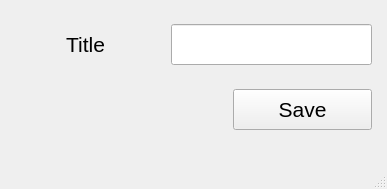
<?xml version="1.0" encoding="UTF-8"?>
<ui version="4.0">
 <class>MainWindow</class>
 <widget class="QMainWindow" name="MainWindow">
  <property name="geometry">
   <rect>
    <x>0</x>
    <y>0</y>
    <width>387</width>
    <height>189</height>
   </rect>
  </property>
  <property name="minimumSize">
   <size>
    <width>387</width>
    <height>189</height>
   </size>
  </property>
  <property name="maximumSize">
   <size>
    <width>387</width>
    <height>189</height>
   </size>
  </property>
  <property name="windowTitle">
   <string>MainWindow</string>
  </property>
  <property name="styleSheet">
   <string notr="true"/>
  </property>
  <widget class="QWidget" name="centralwidget">
   <widget class="QPushButton" name="btn_save">
    <property name="geometry">
     <rect>
      <x>233</x>
      <y>89</y>
      <width>139</width>
      <height>41</height>
     </rect>
    </property>
    <property name="sizePolicy">
     <sizepolicy hsizetype="Fixed" vsizetype="Fixed">
      <horstretch>0</horstretch>
      <verstretch>0</verstretch>
     </sizepolicy>
    </property>
    <property name="minimumSize">
     <size>
      <width>0</width>
      <height>0</height>
     </size>
    </property>
    <property name="maximumSize">
     <size>
      <width>16777215</width>
      <height>16777215</height>
     </size>
    </property>
    <property name="font">
     <font>
      <pointsize>16</pointsize>
      <stylestrategy>PreferAntialias</stylestrategy>
     </font>
    </property>
    <property name="styleSheet">
     <string notr="true"/>
    </property>
    <property name="text">
     <string>Save</string>
    </property>
   </widget>
   <widget class="QLineEdit" name="le_title">
    <property name="enabled">
     <bool>true</bool>
    </property>
    <property name="geometry">
     <rect>
      <x>171</x>
      <y>24</y>
      <width>201</width>
      <height>41</height>
     </rect>
    </property>
    <property name="sizePolicy">
     <sizepolicy hsizetype="Fixed" vsizetype="Fixed">
      <horstretch>0</horstretch>
      <verstretch>0</verstretch>
     </sizepolicy>
    </property>
    <property name="minimumSize">
     <size>
      <width>0</width>
      <height>0</height>
     </size>
    </property>
    <property name="maximumSize">
     <size>
      <width>16777215</width>
      <height>16777215</height>
     </size>
    </property>
    <property name="font">
     <font>
      <pointsize>16</pointsize>
     </font>
    </property>
    <property name="styleSheet">
     <string notr="true"/>
    </property>
    <property name="text">
     <string/>
    </property>
   </widget>
   <widget class="QLabel" name="lab_name">
    <property name="geometry">
     <rect>
      <x>16</x>
      <y>24</y>
      <width>139</width>
      <height>41</height>
     </rect>
    </property>
    <property name="sizePolicy">
     <sizepolicy hsizetype="Fixed" vsizetype="Fixed">
      <horstretch>0</horstretch>
      <verstretch>0</verstretch>
     </sizepolicy>
    </property>
    <property name="minimumSize">
     <size>
      <width>139</width>
      <height>41</height>
     </size>
    </property>
    <property name="maximumSize">
     <size>
      <width>139</width>
      <height>41</height>
     </size>
    </property>
    <property name="font">
     <font>
      <pointsize>16</pointsize>
     </font>
    </property>
    <property name="styleSheet">
     <string notr="true"/>
    </property>
    <property name="text">
     <string>Title</string>
    </property>
    <property name="alignment">
     <set>Qt::AlignCenter</set>
    </property>
   </widget>
  </widget>
  <widget class="QStatusBar" name="status_bar">
   <property name="font">
    <font>
     <pointsize>16</pointsize>
    </font>
   </property>
   <property name="styleSheet">
    <string notr="true"/>
   </property>
  </widget>
 </widget>
 <resources/>
 <connections/>
</ui>
